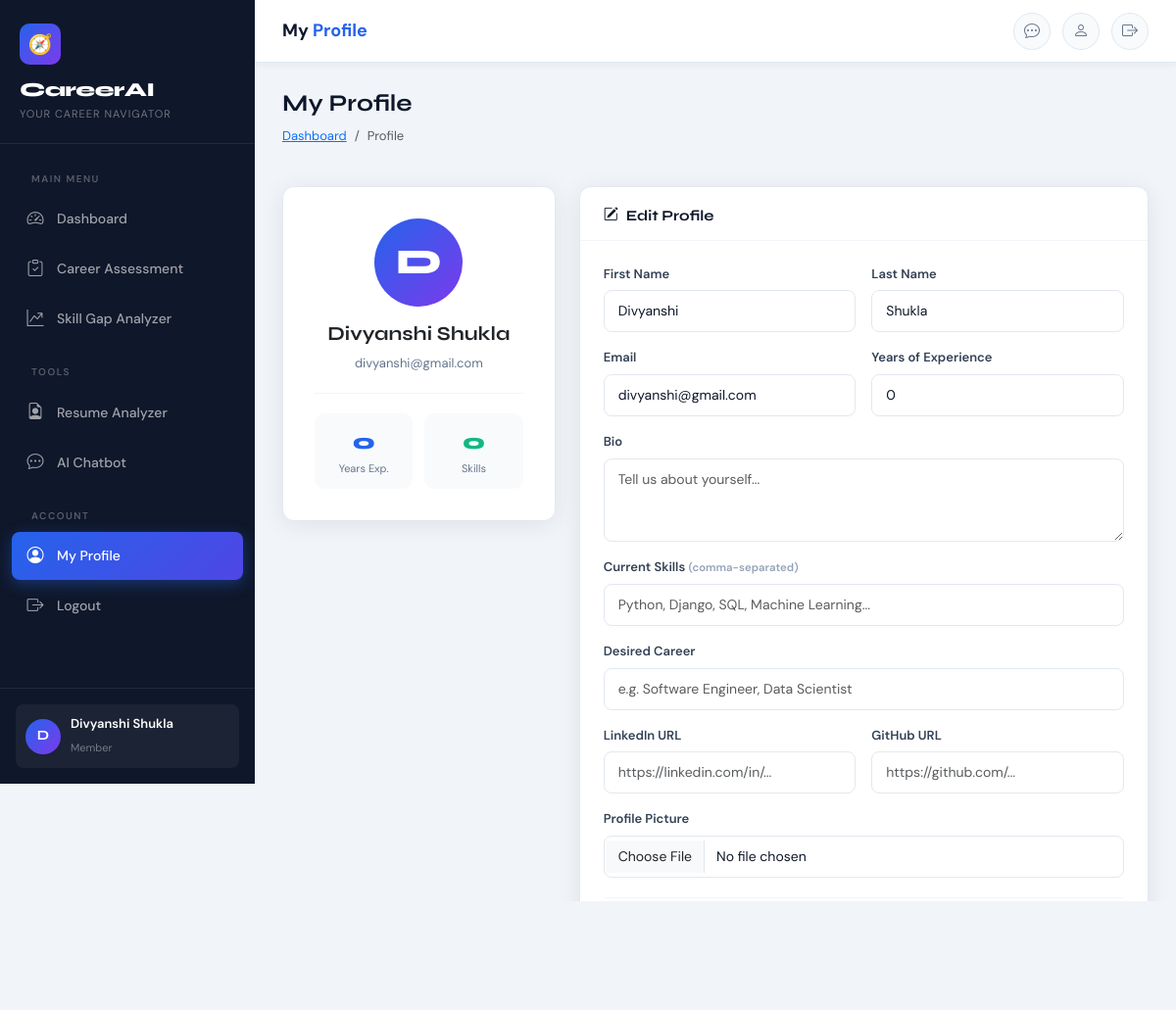
The app's page /accounts/profile/ (signed in) with its own data.
### accounts/models.py (models this page shows, shortened)
class User(AbstractUser):
    bio = models.TextField(blank=True)
    profile_pic = models.ImageField(upload_to='profiles/', blank=True, null=True)
    current_skills = models.TextField(blank=True, help_text="Comma-separated list of your skills")
    desired_career = models.CharField(max_length=200, blank=True)
    linkedin_url = models.URLField(blank=True)
    github_url = models.URLField(blank=True)
    experience_years = models.PositiveIntegerField(default=0)
    def get_skills_list(self):
        if self.current_skills:
            return [s.strip() for s in self.current_skills.split(',') if s.strip()]
        return []

### accounts/views.py (the view)
# urls.py: path('profile/', views.profile_view, name='profile'),
@login_required
def profile_view(request):
    if request.method == 'POST':
        form = ProfileUpdateForm(request.POST, request.FILES, instance=request.user)
        if form.is_valid():
            form.save()
            messages.success(request, 'Profile updated successfully!')
            return redirect('profile')
    else:
        form = ProfileUpdateForm(instance=request.user)
    return render(request, 'accounts/profile.html', {'form': form})

### accounts/forms.py
class ProfileUpdateForm(forms.ModelForm):
    class Meta:
        model = User
        fields = ['first_name', 'last_name', 'email', 'bio', 'profile_pic',
                  'current_skills', 'desired_career', 'linkedin_url', 'github_url', 'experience_years']
        widgets = {
            'bio': forms.Textarea(attrs={'rows': 3}),
            'current_skills': forms.TextInput(attrs={'placeholder': 'Python, Django, SQL, Machine Learning...'}),
            'desired_career': forms.TextInput(attrs={'placeholder': 'e.g. Software Engineer, Data Scientist...'}),
        }
    def __init__(self, *args, **kwargs):
        super().__init__(*args, **kwargs)
        for field in self.fields.values():
            if not isinstance(field.widget, forms.FileInput):
                field.widget.attrs['class'] = 'form-control'

### templates/accounts/profile.html (shortened to what this page needs)
{% extends 'base.html' %}
{% block page_title %}My <span>Profile</span>{% endblock %}
{% block content %}
<div class="page-header fade-up">
  <div>
    <h2>My Profile</h2>
    <nav aria-label="breadcrumb"><ol class="breadcrumb"><li class="breadcrumb-item"><a href="{% url 'dashboard' %}">Dashboard</a></li><li class="breadcrumb-item active">Profile</li></ol></nav>
  </div>
</div>
<div class="row g-4">
  <div class="col-lg-4">
    <div class="card fade-up fade-up-1">
      <div class="card-body text-center" style="padding:32px;">
        <div style="width:90px;height:90px;border-radius:50%;background:linear-gradient(135deg,#2563eb,#7c3aed);display:flex;align-items:center;justify-content:center;font-family:'Syne',sans-serif;font-size:36px;font-weight:800;color:#fff;margin:0 auto 16px;overflow:hidden;">
          {% if user.profile_pic %}
            <img src="{{ user.profile_pic.url }}" style="width:100%;height:100%;object-fit:cover;" alt="Profile">
          {% else %}
            {{ user.first_name|first|upper|default:user.username|first|upper }}
          {% endif %}
        </div>
        <h5 style="font-family:'Syne',sans-serif;font-size:20px;font-weight:700;">{{ user.get_full_name|default:user.username }}</h5>
        <p style="color:#64748b;font-size:13px;">{{ user.email }}</p>
        <div class="divider"></div>
        <div style="display:grid;grid-template-columns:1fr 1fr;gap:12px;text-align:center;">
          <div style="background:#f8fafc;border-radius:10px;padding:12px;">
            <div style="font-family:'Syne',sans-serif;font-size:22px;font-weight:800;color:#2563eb;">{{ user.experience_years }}</div>
            <div style="font-size:11px;color:#64748b;">Years Exp.</div>
          </div>
          <div style="background:#f8fafc;border-radius:10px;padding:12px;">
            <div style="font-family:'Syne',sans-serif;font-size:22px;font-weight:800;color:#10b981;">{{ user.get_skills_list|length }}</div>
            <div style="font-size:11px;color:#64748b;">Skills</div>
          </div>
        </div>
      </div>
    </div>
  </div>
  <div class="col-lg-8">
    <div class="card fade-up fade-up-2">
      <div class="card-header"><h5><i class="bi bi-pencil-square me-2"></i>Edit Profile</h5></div>
      <div class="card-body">
        <form method="post" enctype="multipart/form-data">
          <div class="row g-3">
            <div class="col-md-6">
              <label class="form-label">First Name</label>
              <input type="text" name="first_name" value="{{ form.first_name.value|default:'' }}" class="form-control">
            </div>
            <div class="col-md-6">
              <label class="form-label">Last Name</label>
              <input type="text" name="last_name" value="{{ form.last_name.value|default:'' }}" class="form-control">
            </div>
            <div class="col-md-6">
              <label class="form-label">Email</label>
              <input type="email" name="email" value="{{ form.email.value|default:'' }}" class="form-control">
            </div>
            <div class="col-md-6">
              <label class="form-label">Years of Experience</label>
              <input type="number" name="experience_years" value="{{ form.experience_years.value|default:0 }}" class="form-control" min="0" max="50">
            </div>
            <div class="col-12">
              <label class="form-label">Bio</label>
              <textarea name="bio" class="form-control" rows="3" placeholder="Tell us about yourself...">{{ form.bio.value|default:'' }}</textarea>
            </div>
            <div class="col-12">
              <label class="form-label">Current Skills <small style="color:#94a3b8;">(comma-separated)</small></label>
              <input type="text" name="current_skills" value="{{ form.current_skills.value|default:'' }}" class="form-control" placeholder="Python, Django, SQL, Machine Learning...">
            </div>
            <div class="col-12">
              <label class="form-label">Desired Career</label>
              <input type="text" name="desired_career" value="{{ form.desired_career.value|default:'' }}" class="form-control" placeholder="e.g. Software Engineer, Data Scientist">
            </div>
            <div class="col-md-6">
              <label class="form-label">LinkedIn URL</label>
              <input type="url" name="linkedin_url" value="{{ form.linkedin_url.value|default:'' }}" class="form-control" placeholder="https://linkedin.com/in/...">
            </div>
            <div class="col-md-6">
              <label class="form-label">GitHub URL</label>
              <input type="url" name="github_url" value="{{ form.github_url.value|default:'' }}" class="form-control" placeholder="https://github.com/...">
            </div>
            <div class="col-12">
              <label class="form-label">Profile Picture</label>
              <input type="file" name="profile_pic" class="form-control" accept="image/*">
            </div>
          </div>
          <div class="divider"></div>
          <button type="submit" class="btn btn-primary"><i class="bi bi-check-lg"></i> Save Changes</button>
          <a href="{% url 'dashboard' %}" class="btn btn-light ms-2">Cancel</a>
        </form>
      </div>
    </div>
  </div>
</div>
{% endblock %}

### templates/base.html (shortened to what this page needs)
{% load static %}
<!DOCTYPE html>
<html lang="en">
<head>
  <link href="https://cdn.jsdelivr.net/npm/bootstrap@5.3.2/dist/css/bootstrap.min.css" rel="stylesheet">
  <link href="https://cdn.jsdelivr.net/npm/bootstrap-icons@1.11.3/font/bootstrap-icons.min.css" rel="stylesheet">
  <link href="{% static 'css/main.css' %}" rel="stylesheet">
</head>
<body>
<aside class="sidebar" id="sidebar">
  <div class="sidebar-brand">
    <div class="brand-icon">🧭</div>
    <div class="brand-name">CareerAI</div>
    <div class="brand-sub">Your Career Navigator</div>
  </div>
  <nav class="sidebar-nav">
    <div class="sidebar-section-label">Main Menu</div>
    <div class="nav-item">
      <a href="{% url 'dashboard' %}" class="nav-link {% if request.resolver_match.url_name == 'dashboard' %}active{% endif %}">
        <i class="bi bi-speedometer2"></i> Dashboard
      </a>
    </div>
    <div class="nav-item">
      <a href="{% url 'quiz' %}" class="nav-link {% if 'quiz' in request.resolver_match.url_name %}active{% endif %}">
        <i class="bi bi-clipboard-check"></i> Career Assessment
      </a>
    </div>
    <div class="nav-item">
      <a href="{% url 'skill_gap' %}" class="nav-link {% if request.resolver_match.url_name == 'skill_gap' %}active{% endif %}">
        <i class="bi bi-graph-up-arrow"></i> Skill Gap Analyzer
      </a>
    </div>
    <div class="sidebar-section-label">Tools</div>
    <div class="nav-item">
      <a href="{% url 'upload_resume' %}" class="nav-link {% if 'resume' in request.resolver_match.url_name %}active{% endif %}">
        <i class="bi bi-file-earmark-person"></i> Resume Analyzer
      </a>
    </div>
    <div class="nav-item">
      <a href="{% url 'chatbot' %}" class="nav-link {% if request.resolver_match.url_name == 'chatbot' %}active{% endif %}">
        <i class="bi bi-chat-dots"></i> AI Chatbot
      </a>
    </div>
    <div class="sidebar-section-label">Account</div>
    <div class="nav-item">
      <a href="{% url 'profile' %}" class="nav-link {% if request.resolver_match.url_name == 'profile' %}active{% endif %}">
        <i class="bi bi-person-circle"></i> My Profile
      </a>
    </div>
    <div class="nav-item">
      <a href="{% url 'logout' %}" class="nav-link">
        <i class="bi bi-box-arrow-right"></i> Logout
      </a>
    </div>
  </nav>
  <div class="sidebar-footer">
    <a href="{% url 'profile' %}" class="sidebar-user">
      <div class="avatar">
        {% if request.user.profile_pic %}
          <img src="{{ request.user.profile_pic.url }}" alt="Avatar">
        {% else %}
          {{ request.user.first_name|first|upper|default:request.user.username|first|upper }}
        {% endif %}
      </div>
      <div class="user-info">
        <span class="name">{{ request.user.get_full_name|default:request.user.username }}</span>
        <span class="role">{{ request.user.desired_career|default:"Member" }}</span>
      </div>
    </a>
  </div>
</aside>
<div class="main-wrapper">
  <header class="topbar">
    <div class="topbar-title">{% block page_title %}<span>Dashboard</span>{% endblock %}</div>
    <div class="topbar-right">
      <a href="{% url 'chatbot' %}" class="topbar-btn" title="AI Chat">
        <i class="bi bi-chat-dots"></i>
      </a>
      <a href="{% url 'profile' %}" class="topbar-btn" title="Profile">
        <i class="bi bi-person"></i>
      </a>
      <a href="{% url 'logout' %}" class="topbar-btn" title="Logout">
        <i class="bi bi-box-arrow-right"></i>
      </a>
    </div>
  </header>
  <main class="page-content">
    {% block content %}{% endblock %}
  </main>
</div>
</body>
</html>

### records on screen
User: user.first_name|first "D", user.get_full_name "Divyanshi Shukla", user.desired_career "Member", first_name|first "D", get_full_name "Divyanshi Shukla", email "divyanshi@gmail.com", experience_years "0", get_skills_list|length "0", first_name "Divyanshi", last_name "Shukla"
